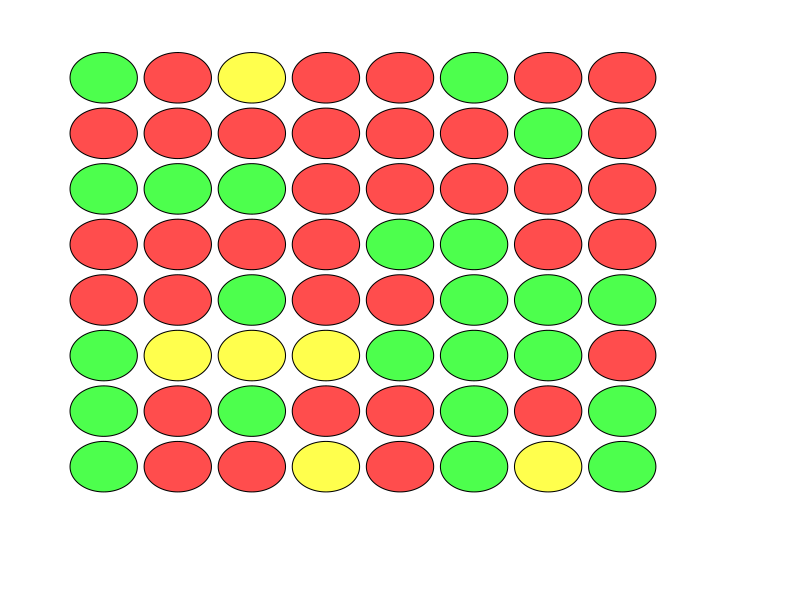
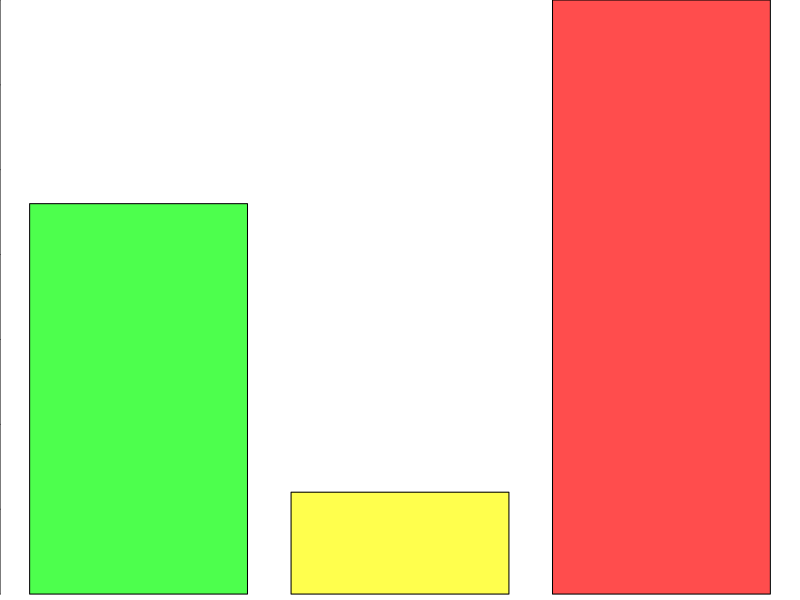

R code for these plots, in order:
## ---- chunk 1
circ = function(r=.5,cen=0.5,n=1000,color=rgb(0,0,0,1)){
  angles = (1:n)/n*2*pi
  xs = cos(angles)*r+cen[1]
  ys = sin(angles)*r+cen[2]
  polygon(xs,ys,col = color)
}
par(mar = c(0,0,0,0))
plot(1, 1, type="n", axes=FALSE, ann=FALSE, xlim=c(0,1), ylim = c(0,1))
fig.align="center"
set.seed(123)
phits = runif(64)
pseps = c(0,1/3,25/60)
cols = c(rgb(0.3,1,0.3),rgb(1,1,0.3),rgb(1,0.3,0.3))
frequencies = c(0,0,0)
for(ii in 1:length(phits)){
  xx = 0.1+0.1*((ii-1)%%8)
  yy = 0.9-0.1*((ii-1)%/%8)
  res = sum(pseps <= phits[ii])
  frequencies[res] = frequencies[res]+1
  circ(r=0.1/2.2,cen=c(xx,yy),n=100,color=cols[res])
}
## ---- chunk 2
barplot(frequencies, names.arg = c("green","yellow","red"), col = c(rgb(0.3,1,0.3),rgb(1,1,0.3),rgb(1,0.3,0.3)),cex.names = 1.5, ylab = "frequency")
